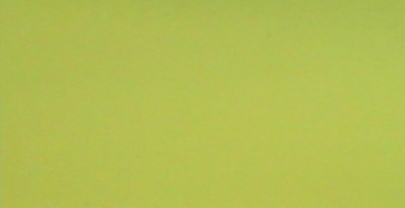
#> input picture Post_it.png, 405 x 208 px, given in place of the camera
$ python MeanShift.py
#> lines starting #> are read from the running program, lines starting #| are printed output that depends on the picture; after the words box and inside, x2 and y2 are one past the last pixel; in counts of white or black regions, pixels touching at a corner belong together
import numpy as np
import cv2

cap = cv2.VideoCapture(0)

# take first frame of the video
ret,frame = cap.read()
#> frame is the input picture: shape (208, 405, 3); mean B, G, R 81.6, 190.3, 179

lower_yellow = np.array([34,0,0])
upper_yellow = np.array([55,255,255])

# setup initial location of window
r,h,c,w = 250,90,400,90 # simply hardcoded the values
track_window = (c,r,w,h)

# set up the ROI for tracking
roi = frame[r:r+h, c:c+w]
#> roi = empty array
hsv_roi = cv2.cvtColor(frame, cv2.COLOR_BGR2HSV)
#> hsv_roi: shape (208, 405, 3); mean H, S, V 33.1, 145.6, 190.3
mask = cv2.inRange(hsv_roi, lower_yellow, upper_yellow)
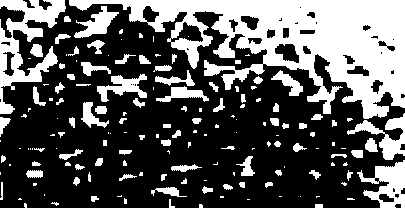
#> mask: shape (208, 405); 34.5% white; 160 white regions (75 under 20 px), largest, box (x1, y1, x2, y2) and area: (69, 0, 405, 119) 16856, (0, 0, 66, 114) 2858, (357, 160, 405, 208) 1199
roi_hist = cv2.calcHist([hsv_roi],[0],mask,[180],[0,180])
#> roi_hist = 180 values, max 21404 at index 34, min 0 at index 0, mean 161.4
cv2.normalize(roi_hist,roi_hist,0,255,cv2.NORM_MINMAX)

# Setup the termination criteria, either 10 iteration or move by atleast 1 pt
term_crit = ( cv2.TERM_CRITERIA_EPS | cv2.TERM_CRITERIA_COUNT, 10, 1 )

while(1):
    ret ,frame = cap.read()
    if ret == True:
       hsv = cv2.cvtColor(frame, cv2.COLOR_BGR2HSV)
       dst = cv2.calcBackProject([hsv],[0],roi_hist,[0,180],1)
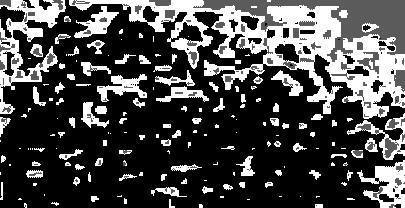
#> dst: shape (208, 405); min 0, max 255, mean 73

       # apply meanshift to get the new location
       ret, track_window = cv2.meanShift(dst, track_window, term_crit)
#> ret = 0; track_window = (202, 104, 1, 1)

       # Draw it on image
       x,y,w,h = track_window
#> x = 202; y = 104; w = 1; h = 1
       img2 = cv2.rectangle(frame, (x,y), (x+w,y+h), (0,255,0),2)
       img2 = cv2.circle(frame, (x+w/2, y+h/2), 10, (0, 0, 255), -1)
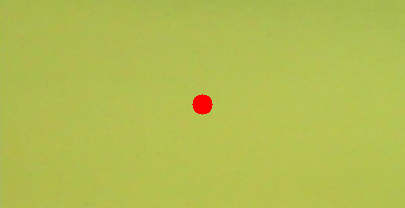
#> img2: shape (208, 405, 3); mean B, G, R 81.3, 189.6, 179.3

       cv2.imshow('img2',img2)
       k = cv2.waitKey(30) & 0xff#delay function
#> (key Esc is pressed here)

       data = [x+w/2 , y+h/2]
#> data = [202.5, 104.5]
    if k == 27:
       break

cv2.destroyAllWindows()
cap.release()
